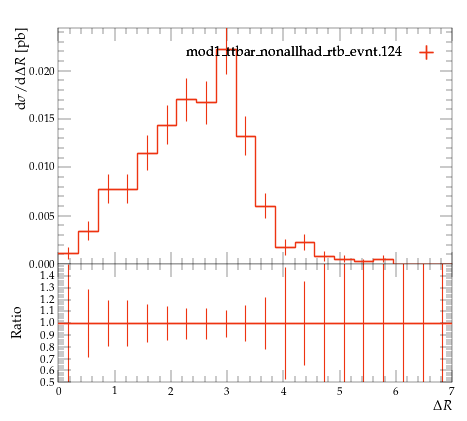

The Python source for this figure:
#! /usr/bin/env python

# This Python script was auto-generated using YODA v2.0.2.
# Analysis object: /MC_TTBAR/onelep_jetb_1_W_dR
# Timestamp: 07-08-2026 (10:19:45)

import matplotlib as mpl
import matplotlib.pyplot as plt
mpl.use('Agg') # comment out for interactive use
import os
import numpy as np

plotDir = os.path.split(os.path.realpath(__file__))[0]
if 'YODA_USER_PLOT_PATH' in globals():
    plot_outdir = globals()['YODA_USER_PLOT_PATH']
else:
    plot_outdir = plotDir

#plot style
plt.style.use(os.path.join(plotDir, '../default.mplstyle'))
# plot metadata
figW, figH = plt.rcParams['figure.figsize']
ax_xLabel = r'$\Delta R$'
ax_yLabel = r'$\mathrm{d}\sigma/\mathrm{d}\Delta R$ [pb]'
ax_title  = r''
ax_xScale = 'linear'
ax_yScale = 'linear'
xLims = (0.0, 7.0)
yLims = (0.0, 0.024439822000000003)

# TeX-friendly labels for the legend
labels = {
    'legend' : ([ r"mod1\_ttbar\_nonallhad\_rtb\_evnt.124" ], r""),
}

# Adjust canvas width and height
canvasW = 10.0
canvasH = 9.0
figW *= canvasW/10.
figH *= canvasH/9.

# Create figure and axis objects
fig, (ax, ratio0_ax) = plt.subplots(2, 1, sharex=True,
                  figsize=(figW,figH), gridspec_kw={'height_ratios': (6.0, 3.0)})

# Set figure margins
plt.subplots_adjust(
    left   = 1.0 * plt.rcParams['figure.subplot.left'],
    right  = 1.0 * plt.rcParams['figure.subplot.right'],
    top    = 1.0 * plt.rcParams['figure.subplot.top'],
    bottom = 1.0 * plt.rcParams['figure.subplot.bottom'])

ratio0_ax.yaxis.set_major_locator(mpl.ticker.MultipleLocator(0.1))
ratio0_ax.set_ylim(0.5, 1.4999)
ratio0_ax.set_ylabel('Ratio')

# the numerical data is stored in a separate file
dataf = dict()
prefix = os.path.split(__file__)[0]
if prefix:    prefix = prefix + '/'
exec(open(prefix+'onelep_jetb_1_W_dR__data.py').read(), dataf)


legend_handles = dict() # keep track of handles for the legend

# style options for curves
# starts at zorder>=5 to draw curve on top of legend
styles = {
  'mod1_ttbar_nonallhad_rtb_evnt.124.yoda.gz': {
    'color' : '#EE3311',
    'linestyle' : '-',
    'linewidth' : 1,
    'marker' : 'none',
    'markersize' : 2,
    'capsize' : 0.0,
    'zorder' : 5,
    'histstyle' : 1,
    'drawstyle' : 'steps-pre',
    'xerrorbars' : 1,
    'yerrorbars' : 1,
    'fillcolor' : None,
    'fillopacity' : 1.0,
    'ratio0_linestyle' : '-',
    'ratio0_linewidth' : 1,
    'ratio0_marker' : 'none',
    'ratio0_markersize' : 2,
    'ratio0_capsize' : 0.0,
    'ratio0_zorder' : 5,
    'ratio0_histstyle' : 1,
    'ratio0_drawstyle' : 'steps-pre',
    'ratio0_xerrorbars' : 1,
    'ratio0_yerrorbars' : 1,
  },
}

# curve from input yoda files in main panel
for label, yvals in dataf['yvals'].items():
    if all(np.isnan(v) for v in dataf['yvals'][label]):
        continue
    tmp = None
    if styles[label]['histstyle']: # draw as histogram
        xpos = dataf['xedges'][label] if styles[label]['drawstyle'] else dataf['xpoints'][label]
        ypos = np.insert(yvals, 0, yvals[0]) if styles[label]['drawstyle'] else yvals
        if styles[label]['fillcolor']: # fill area below curve
            ax.fill_between(xpos, ypos, step='pre',
                            color=styles[label]['fillcolor'],
                            alpha=styles[label]['fillopacity'])
        tmp, = ax.plot(xpos, ypos,
                       color=styles[label]['color'],
                       linestyle=styles[label]['linestyle'],
                       linewidth=styles[label]['linewidth'],
                       drawstyle=styles[label]['drawstyle'], solid_joinstyle='miter',
                       zorder=styles[label]['zorder'], label=label)
    tmp = ax.errorbar(dataf['xpoints'][label], yvals,
                      xerr=np.array(dataf['xerrs'][label])*styles[label]['xerrorbars'],
                      yerr=np.array(dataf['yerrs'][label])*styles[label]['yerrorbars'],
                      fmt=styles[label]['marker'], capsize=styles[label]['capsize'],
                      markersize=styles[label]['markersize'],
                      ecolor=styles[label]['color'],
                      color=styles[label]['color'], zorder=styles[label]['zorder'])
    tmp[-1][0].set_linestyle(styles[label]['linestyle'])
    tmp[-1][0].set_linewidth(styles[label]['linewidth'])
    if label in dataf['add_legend_handle']:  legend_handles[label] = tmp
    for varLabel in dataf['variation_yvals'].keys():
        if varLabel.startswith(label):
            tmp, = ax.plot(dataf['xedges'][label], dataf['variation_yvals'][varLabel],
                           color=styles[label]['color'],
                           linestyle=styles[label]['linestyle'],
                           linewidth=styles[label]['linewidth'],
                           drawstyle='steps-pre', solid_joinstyle='miter',
                           zorder=styles[label]['zorder'], alpha=0.5)


# plots on ratio panel
# curve from input yoda files in ratio panel
for label, yvals in dataf['ratio0_yvals'].items():
    if all(np.isnan(v) for v in yvals):
        continue
    if styles[label]['ratio0_histstyle']: # plot as histogram
        xpos = dataf['xedges']['mod1_ttbar_nonallhad_rtb_evnt.124.yoda.gz'] if styles[label]['ratio0_drawstyle'] else dataf['xpoints']['mod1_ttbar_nonallhad_rtb_evnt.124.yoda.gz']
        ypos = np.insert(yvals, 0, yvals[0]) if styles[label]['ratio0_drawstyle'] else yvals
        ratio0_ax.plot(xpos, ypos,
                       color=styles[label]['color'],
                       linewidth=styles[label]['linewidth'],
                       linestyle=styles[label]['ratio0_linestyle'],
                       drawstyle=styles[label]['ratio0_drawstyle'], zorder=styles[label]['zorder'],
                       solid_joinstyle='miter')
    tmp = ratio0_ax.errorbar(dataf['xpoints']['mod1_ttbar_nonallhad_rtb_evnt.124.yoda.gz'], yvals,
                             xerr=np.array(dataf['ref_xerrs'])*styles[label]['ratio0_xerrorbars'],
                             yerr=np.array(dataf['ratio0_yerrs'][label])*styles[label]['ratio0_yerrorbars'],
                             fmt=styles[label]['ratio0_marker'], capsize=styles[label]['ratio0_capsize'],
                             markersize=styles[label]['ratio0_markersize'],
                             ecolor=styles[label]['color'],
                             color=styles[label]['color'])
    tmp[-1][0].set_linestyle(styles[label]['ratio0_linestyle'])
    tmp[-1][0].set_linewidth(styles[label]['ratio0_linewidth'])

    for varlabel in dataf['ratio0_variation_vals'].keys():
        if varlabel.startswith(label):
            ratio0_ax.plot(dataf['xedges']['mod1_ttbar_nonallhad_rtb_evnt.124.yoda.gz'],
                            dataf['ratio0_variation_vals'][varlabel],
                            color=styles[label]['color'],
                            linestyle=styles[label]['linestyle'],
                            linewidth=styles[label]['linewidth'],
                            drawstyle='steps-pre', solid_joinstyle='miter',
                            zorder=1, alpha=0.5)

legend_items = list(legend_handles.values())
ax.add_artist(ax.legend(legend_items,
                        labels['legend'][0],
                        title=labels['legend'][1],
                        alignment='right',
                        loc='upper right',
                        bbox_to_anchor=(1.0, 0.97),markerfirst=False))

# set plot metadata as defined above
ratio0_ax.set_xlabel(ax_xLabel)
ratio0_ax.xaxis.set_label_coords(1., -0.15)
ax.set_ylabel(ax_yLabel, ha='right', va='top')
ax.yaxis.set_label_coords(-0.11, 1.0)
ax.set_title(ax_title, loc='left')
ax.set_xscale(ax_xScale)
ax.set_yscale(ax_yScale)
ax.set_xlim(xLims)
ax.set_ylim(yLims)

# tick formatting
plt.rcParams['xtick.top'] = True
plt.rcParams['ytick.right'] = True
fig.align_ylabels((ax, ratio0_ax))
plt.savefig(os.path.join(plot_outdir, 'onelep_jetb_1_W_dR.pdf'), format='PDF')
plt.savefig(os.path.join(plot_outdir, 'onelep_jetb_1_W_dR.png'), format='PNG')

plt.close(fig)
